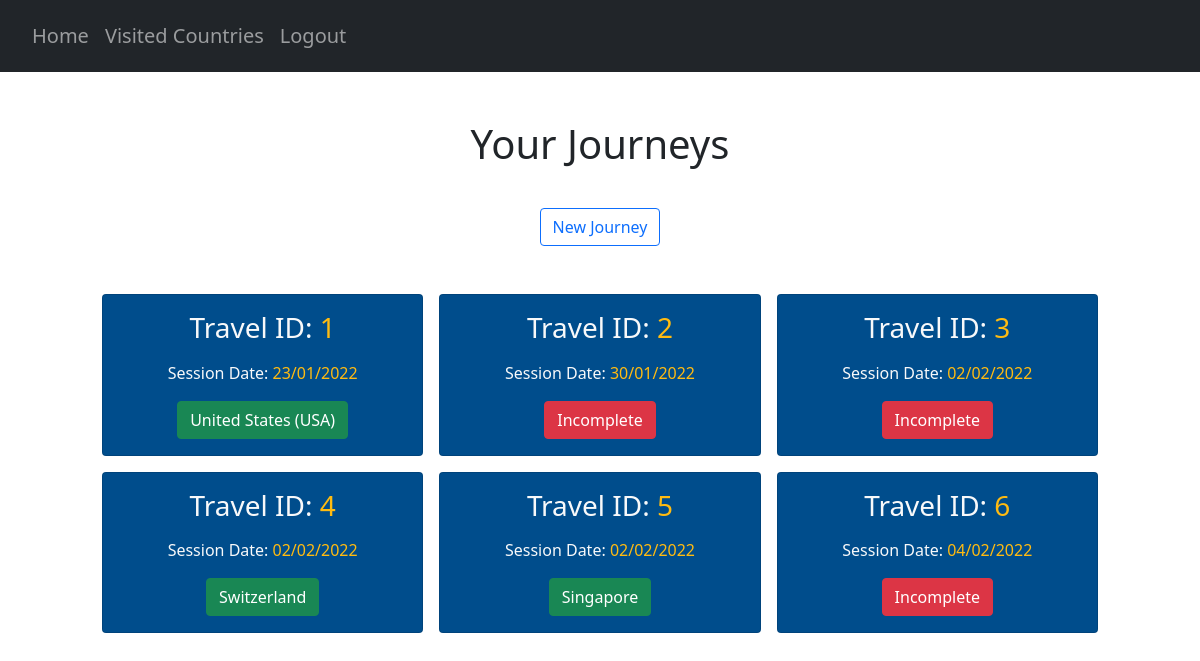
The page /journeys (signed in) on the database its author committed.
### website/models.py (models this page shows)
class Country(db.Model):
    country_code = db.Column(db.String(3), primary_key=True)
    country_name = db.Column(db.String(150), unique=True)

### website/views.py (the view)
@views.route("/journeys", methods=["GET"])
@login_required
def journey():
    countries = Country.query.all()
    AllCountries = {}
    for country in countries:
        AllCountries[country.country_code] = country.country_name
    x = select(UserTravelScore)\
            .where(UserTravelScore.user_id == current_user.id)
    result = db.session.connection().execute(x)
    result = result.fetchall()
    travel_sessions = []
    for travel in result:
        num_country_scores = 0
        travelID = travel[1]
        dateAdded = travel[2]
        dateString = dateAdded.strftime("%d/%m/%Y")
        countries_X = select(UserCountryScore)\
            .where(UserCountryScore.user_id == current_user.id, UserCountryScore.travel_id == travelID)
        result_countries = db.session.connection().execute(countries_X)
        result_travels = result_countries.fetchall()
        if result_travels == []:
            travel_sessions.append((travelID, dateString, {'Status': 'Incomplete'}))
        else:
            for country_score in result_travels:
                num_country_scores += 1
            if num_country_scores == 197:
                country_scores_x = select(UserCountryScore)\
                    .where(UserCountryScore.user_id == current_user.id, UserCountryScore.travel_id == travelID)\
                    .order_by(UserCountryScore.total_score.desc())
                result_best_countries = db.session.connection().execute(country_scores_x)
                result_all_countries = result_best_countries.fetchall()
                result_top_country = result_all_countries[0][2]
                country_codes_to_filter = []
                for result in result_all_countries:
                    country_codes_to_filter.append(result[2])
                filtered_country_codes = filterPrevCountries(country_codes_to_filter, travelID)
                top_filtered_country_code = filtered_country_codes[0]
                top_country_name = AllCountries[top_filtered_country_code]
                travel_sessions.append((travelID, dateString, {'Top Country': top_country_name}))
            else:
                print("Incomplete - possible server error")
                travel_sessions.append((travelID, dateString, {'Status': 'Incomplete'}))
    return render_template("journeys.html", user=current_user, journeys=travel_sessions)

### website/__init__.py (called while the page is built)
def create_app():
    app = Flask(__name__)
    app.config['SECRET_KEY'] = 'pog'
    app.config['SQLALCHEMY_DATABASE_URI'] = f'sqlite:///{DB_NAME}'
    db.init_app(app)
    from .views import views
    from .auth import auth
    app.register_blueprint(views, url_prefix='/')
    app.register_blueprint(auth, url_prefix='/')
    from .models import User, Country, UserCountry, Safety, Cost, CulturalValue, CovidRestrictions
    create_database(app)
    login_manager = LoginManager()
    login_manager.login_view = 'auth.login'
    login_manager.init_app(app)
    @login_manager.user_loader
    def load_user(id):
        return User.query.get(int(id))
    return app

### website/questionHandler.py (called while the page is built)
def filterPrevCountries(codes, travelID):
    try:
        current_travel = UserTravelScore.query.get((current_user.id, travelID))
    except (sqlite3.IntegrityError, sqlalchemy.exc.IntegrityError) as e:
        print(e)
    prev_countries = getattr(current_travel, "prev_countries")
    if prev_countries == True:
        return codes
    else:
        suggestionsStream = filter(lambda x:not(doesUserWantThisCountry(x)), codes)
        suggestionsStream = list(suggestionsStream)
        return suggestionsStream

### website/templates/journeys.html (shortened to what this page needs)
{% extends "base.html" %} {% block title %}Journeys{% endblock %}
{% block content %}
<div class="container pt-5">
      <h1 align="center">Your Journeys</h1>
</div>
<div class="container pt-3" align="center">
    <button type="submit" class="btn btn-outline-primary mt-3 newJourney">New Journey</button>
</div>
<section class="p-5">
    <div class="container">
        <div class="row text-center g-3">
            {% for travel in journeys %}
            {% for journeyS, journeyT in travel[2].items() %}
            <div class="col-4">
                <div class="card cardTravel text-light">
                    <div class="card-body text-center">
                        <h3 class="card-title mb-3">
                            Travel ID: <span style="color:#ffbb11">{{ travel[0] }}</span>
                        </h3>
                        <p class="card-text">
                            Session Date: <span style="color:#ffbb11">{{ travel[1] }}</span>
                        </p>
                        {% if journeyT == "Incomplete" %}
                        <button class="btn btn-danger travel" id="{{ travel[0] }}">Incomplete</button>
                        {% else %}
                        <button class="btn btn-success travel" id="{{ travel[0] }}">{{ journeyT }}</button>
                        {% endif %}
                    </div>
                </div>
            </div>
            {% endfor %}
            {% endfor %}
        </div>
    </div>
</section>
{% endblock %}

### website/static/extra.css (style rules this page uses)
.cardTravel { background-color: #004d8c; }

### rows shown on the page
Country: travel "1", travel "23/01/2022", country_name "United States (USA)"
Country: travel "4", travel "02/02/2022", country_name "Switzerland"
Country: travel "5", travel "02/02/2022", country_name "Singapore"

### other values the page prints
{{ travel[0] }} "2" "3" "6"
{{ travel[1] }} "30/01/2022" "02/02/2022" "04/02/2022"
